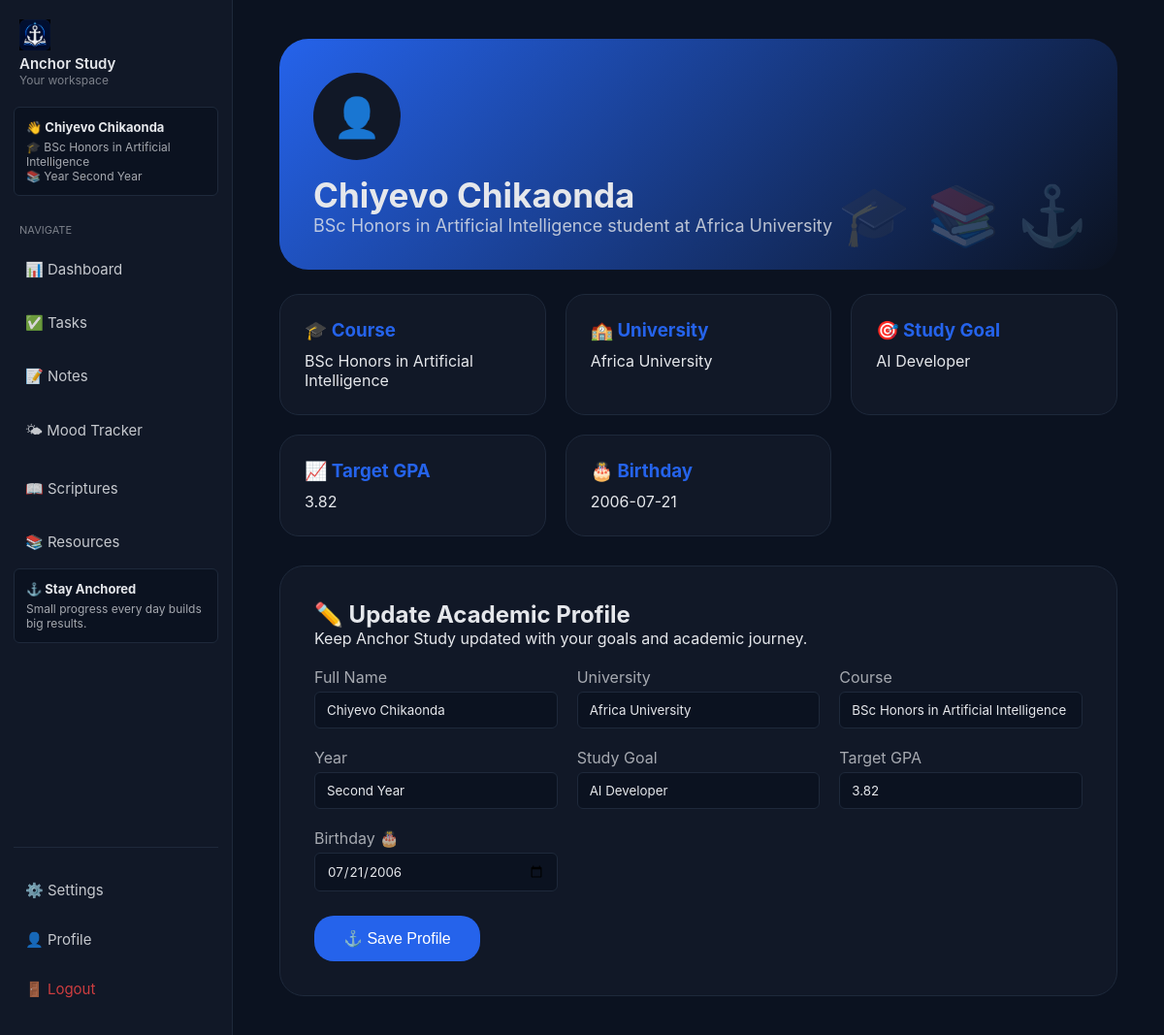
/profile/edit (signed in), run on the app's committed database.
### tables this page shows
CREATE TABLE users(

        id INTEGER PRIMARY KEY AUTOINCREMENT,

        full_name TEXT,

        university TEXT,

        course TEXT,

        year TEXT,

        study_goal TEXT,

        target_gpa TEXT,

        username TEXT UNIQUE,

        password TEXT,

        birthday TEXT,

        theme TEXT DEFAULT 'light'

    );

### ai_student_assistant/routes/profile.py (the view, shortened to what this page needs)
@profile.route("/profile/edit", methods=["GET", "POST"])
def edit_profile():
    if "user" not in session:
        return redirect("/login")
    conn = get_db()
    user = conn.execute(
        "SELECT * FROM users WHERE username=?",
        (session["user"],)
    ).fetchone()
    conn.close()
    return render_template(
        "profile.html",
        user=user
    )

### ai_student_assistant/database.py (called while the page is built)
def get_db():
    conn = sqlite3.connect(DB_NAME)
    conn.row_factory = sqlite3.Row
    return conn

### app.py (called while the page is built)
@app.context_processor
def inject_user_profile():
    profile_user = None
    if "user" in session:
        conn = get_db()
        profile_user = conn.execute(
            """
            SELECT
                full_name,
                course,
                year,
                theme
            FROM users
            WHERE username=?
            """,
            (session["user"],)
        ).fetchone()
        conn.close()
    return {
        "profile_user": profile_user
    }

### ai_student_assistant/templates/profile.html (shortened to what this page needs)
{% extends "base.html" %}
{% block content %}
<div class="profile-container">
<div class="profile-header">
<div class="avatar">
👤
</div>
<h1>
{{ user.full_name }}
</h1>
<p>
{{ user.course }} student at {{ user.university }}
</p>
</div>
<div class="info-grid">
<div class="info-card">
<h3>
🎓 Course
</h3>
<p>
{{ user.course }}
</p>
</div>
<div class="info-card">
<h3>
🏫 University
</h3>
<p>
{{ user.university }}
</p>
</div>
<div class="info-card">
<h3>
🎯 Study Goal
</h3>
<p>
{{ user.study_goal }}
</p>
</div>
<div class="info-card">
<h3>
📈 Target GPA
</h3>
<p>
{{ user.target_gpa }}
</p>
</div>
<div class="info-card">
<h3>
🎂 Birthday
</h3>
<p>
{{ user.birthday }}
</p>
</div>
</div>
<div class="profile-card">
<h2>
✏️ Update Academic Profile
</h2>
<p>
Keep Anchor Study updated with your goals and academic journey.
</p>
<br>
<form method="POST">
<div class="form-grid">
<div class="field">
<label>
Full Name
</label>
<input
type="text"
name="full_name"
value="{{ user.full_name }}"
required>
</div>
<div class="field">
<label>
University
</label>
<input
type="text"
name="university"
value="{{ user.university }}">
</div>
<div class="field">
<label>
Course
</label>
<input
type="text"
name="course"
value="{{ user.course }}">
</div>
<div class="field">
<label>
Year
</label>
<input
type="text"
name="year"
value="{{ user.year }}">
</div>
<div class="field">
<label>
Study Goal
</label>
<input
type="text"
name="study_goal"
value="{{ user.study_goal }}">
</div>
<div class="field">
<label>
Target GPA
</label>
<input
type="text"
name="target_gpa"
value="{{ user.target_gpa }}">
</div>
<div class="field">
<label>
Birthday 🎂
</label>
<input
type="date"
name="birthday"
value="{{ user.birthday }}">
</div>
</div>
<button class="save-btn">
⚓ Save Profile
</button>
</form>
</div>
</div>
{% endblock %}

### ai_student_assistant/templates/base.html (shortened to what this page needs)
<!DOCTYPE html>
<html>
<head>
</head>
<body>
{% if request.path not in ['/', '/login', '/signup'] %}
    <div class="sidebar main-sidebar">
        <div class="logo">
            <img src="{{ url_for('static', filename='anchor-study-logo.png') }}" alt="Anchor Study Logo" class="logo-image">
            <h2>Anchor Study</h2>
            <p>Your workspace</p>
        </div>
        {% if profile_user %}
            <div class="student-mini-card">
                <h3>👋 {{ profile_user["full_name"] }}</h3>
                <p>🎓 {{ profile_user["course"] }}</p>
                <p>📚 Year {{ profile_user["year"] }}</p>
            </div>
        {% endif %}
        <div class="menu-title">NAVIGATE</div>
        <a href="/dashboard">📊 Dashboard</a>
        <a href="/tasks" class="desktop-link">✅ Tasks</a>
        <a href="/notes" class="desktop-link">📝 Notes</a>
        <a href="/mood">🌤 Mood Tracker</a>
        <a href="/scriptures">📖 Scriptures</a>
        <a href="/resources">📚 Resources</a>
        <div class="study-card">
            <h3>⚓ Stay Anchored</h3>
            <p>Small progress every day builds big results.</p>
        </div>
        <div class="menu-bottom">
            <a href="/settings">⚙️ Settings</a>
            <a href="/profile/edit" class="desktop-link">👤 Profile</a>
           <a href="/logout" class="logout" onclick="resetTheme()">🚪 Logout</a>
        </div>
    </div>
{% endif %}
{% if request.path == "/" %}
    <div class="welcome-main">
{% else %}
    <div class="main">
{% endif %}
{% block content %}
{% endblock %}
</div>
</body>
</html>

### ai_student_assistant/templates/base.html (style rules this page uses)
:root, [data-theme="default"] { --background: #07111f; --sidebar: #111827; --card: #0f172a; --accent: #2563eb; --text: #e5e7eb; --soft: #1e293b; --border: #334155; }
* { box-sizing: border-box; margin: 0; padding: 0; }
:root { --background: #0b1220; --sidebar: #111827; --card: #111827; --accent: #2563eb; --text: #e5e7eb; --soft: #1e293b; --border: #334155; }
body { min-height: 100vh; font-family: -apple-system, BlinkMacSystemFont, "Segoe UI", Helvetica, Arial, sans-serif; background: var(--background); color: var(--text); transition: background 0.4s ease, color 0.4s ease; overflow-x: hidden; }
html { scroll-behavior: smooth; }
.sidebar, .desktop-sidebar, .mobile-sidebar, .main, .welcome-main, .welcome-navbar { position: relative; z-index: 1; }
.sidebar { position: fixed; left: 0; top: 0; bottom: 0; width: 240px; background: var(--sidebar); padding: 20px 14px; display: flex; flex-direction: column; border-right: 1px solid var(--soft); overflow-y: auto; z-index: 1000; transition: transform 0.3s ease; }
.logo { margin-bottom: 20px; padding: 0 6px; }
.logo-image { width: 32px; height: 32px; object-fit: contain; }
.logo h2 { font-size: 15px; font-weight: 600; }
.logo p { font-size: 12px; opacity: 0.5; }
.student-mini-card, .study-card { background: var(--background); border: 1px solid var(--soft); border-radius: 6px; padding: 12px; margin-bottom: 16px; }
.student-mini-card h3, .study-card h3 { font-size: 13px; margin-bottom: 5px; }
.student-mini-card p, .study-card p { font-size: 12px; opacity: 0.7; }
.menu-title { font-size: 11px; opacity: 0.5; margin: 12px 6px 6px; }
.sidebar a { display: flex; align-items: center; gap: 10px; padding: 14px 12px; margin: 4px 0; border-radius: 12px; text-decoration: none; color: var(--text); font-size: 15px; opacity: 0.85; transition: background .2s ease, transform .2s ease; }
.menu-bottom { margin-top: auto; border-top: 1px solid var(--soft); padding-top: 16px; }
.logout { color: #ef4444 !important; }
.main { margin-left: 240px; padding: 40px 48px; min-height: 100vh; max-width: 1100px; }
.card, .task-item, .note-card, .stat-card, .resource-card, .settings-card, .profile-card { background: var(--card); border: 1px solid var(--soft); border-radius: 8px; padding: 20px; transition: 0.2s; }
button { background: var(--accent); color: white; border: none; padding: 8px 14px; border-radius: 6px; cursor: pointer; }
input, textarea, select { width: 100%; background: var(--background); color: var(--text); border: 1px solid var(--soft); border-radius: 6px; padding: 10px 12px; font-family: inherit; }

### ai_student_assistant/templates/profile.html (style rules this page uses)
.profile-container { max-width:1000px; margin:auto; }
.profile-header { background:linear-gradient( 135deg, var(--accent), transparent ); padding:35px; border-radius:30px; margin-bottom:25px; position:relative; overflow:hidden; }
.profile-header::after { content:"🎓 📚 ⚓"; position:absolute; right:30px; bottom:20px; font-size:60px; opacity:.2; animation:float 5s infinite ease-in-out; }
.avatar { width:90px; height:90px; border-radius:50%; background:var(--card); display:flex; align-items:center; justify-content:center; font-size:40px; margin-bottom:15px; }
.profile-header h1 { margin:0; font-size:35px; }
.profile-header p { opacity:.8; font-size:18px; }
.info-grid { display:grid; grid-template-columns: repeat(auto-fit,minmax(220px,1fr)); gap:20px; margin-bottom:30px; }
.info-card { background:var(--card); border:1px solid var(--soft); padding:25px; border-radius:20px; }
.info-card h3 { color:var(--accent); margin-bottom:10px; }
.profile-card { background:var(--card); border:1px solid var(--soft); padding:35px; border-radius:25px; }
.form-grid { display:grid; grid-template-columns: repeat(auto-fit,minmax(250px,1fr)); gap:20px; }
.field label { display:block; margin-bottom:5px; opacity:.7; }
.save-btn { margin-top:25px; background:var(--accent); color:white; border:none; padding:14px 30px; border-radius:20px; cursor:pointer; font-size:16px; }

### data on the page
users: full_name "Chiyevo Chikaonda", course "BSc Honors in Artificial Intelligence", year "Second Year", university "Africa University", study_goal "AI Developer", target_gpa "3.82", birthday "2006-07-21", birthday "07/21/2006"
